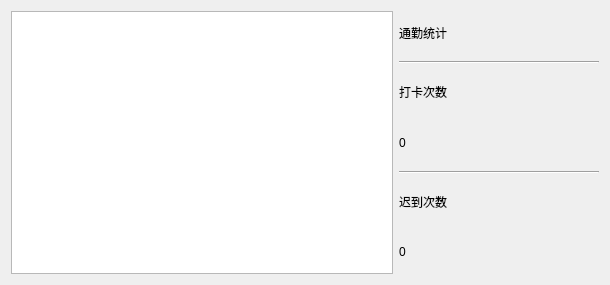
<?xml version="1.0" encoding="UTF-8"?>
<ui version="4.0">
 <class>Form</class>
 <widget class="QWidget" name="Form">
  <property name="geometry">
   <rect>
    <x>0</x>
    <y>0</y>
    <width>610</width>
    <height>285</height>
   </rect>
  </property>
  <property name="windowTitle">
   <string>Form</string>
  </property>
  <layout class="QHBoxLayout" name="horizontalLayout">
   <item>
    <widget class="QChartView" name="chartView"/>
   </item>
   <item>
    <layout class="QVBoxLayout" name="verticalLayout">
     <item>
      <widget class="QLabel" name="label">
       <property name="minimumSize">
        <size>
         <width>200</width>
         <height>0</height>
        </size>
       </property>
       <property name="text">
        <string>通勤统计</string>
       </property>
      </widget>
     </item>
     <item>
      <widget class="Line" name="line">
       <property name="orientation">
        <enum>Qt::Horizontal</enum>
       </property>
      </widget>
     </item>
     <item>
      <widget class="QLabel" name="label_2">
       <property name="text">
        <string>打卡次数</string>
       </property>
      </widget>
     </item>
     <item>
      <widget class="QLabel" name="label_4">
       <property name="text">
        <string>0</string>
       </property>
      </widget>
     </item>
     <item>
      <widget class="Line" name="line_2">
       <property name="orientation">
        <enum>Qt::Horizontal</enum>
       </property>
      </widget>
     </item>
     <item>
      <widget class="QLabel" name="label_3">
       <property name="text">
        <string>迟到次数</string>
       </property>
      </widget>
     </item>
     <item>
      <widget class="QLabel" name="label_5">
       <property name="text">
        <string>0</string>
       </property>
      </widget>
     </item>
    </layout>
   </item>
  </layout>
 </widget>
 <customwidgets>
  <customwidget>
   <class>QChartView</class>
   <extends>QGraphicsView</extends>
   <header>qchartview.h</header>
  </customwidget>
 </customwidgets>
 <resources/>
 <connections/>
</ui>
